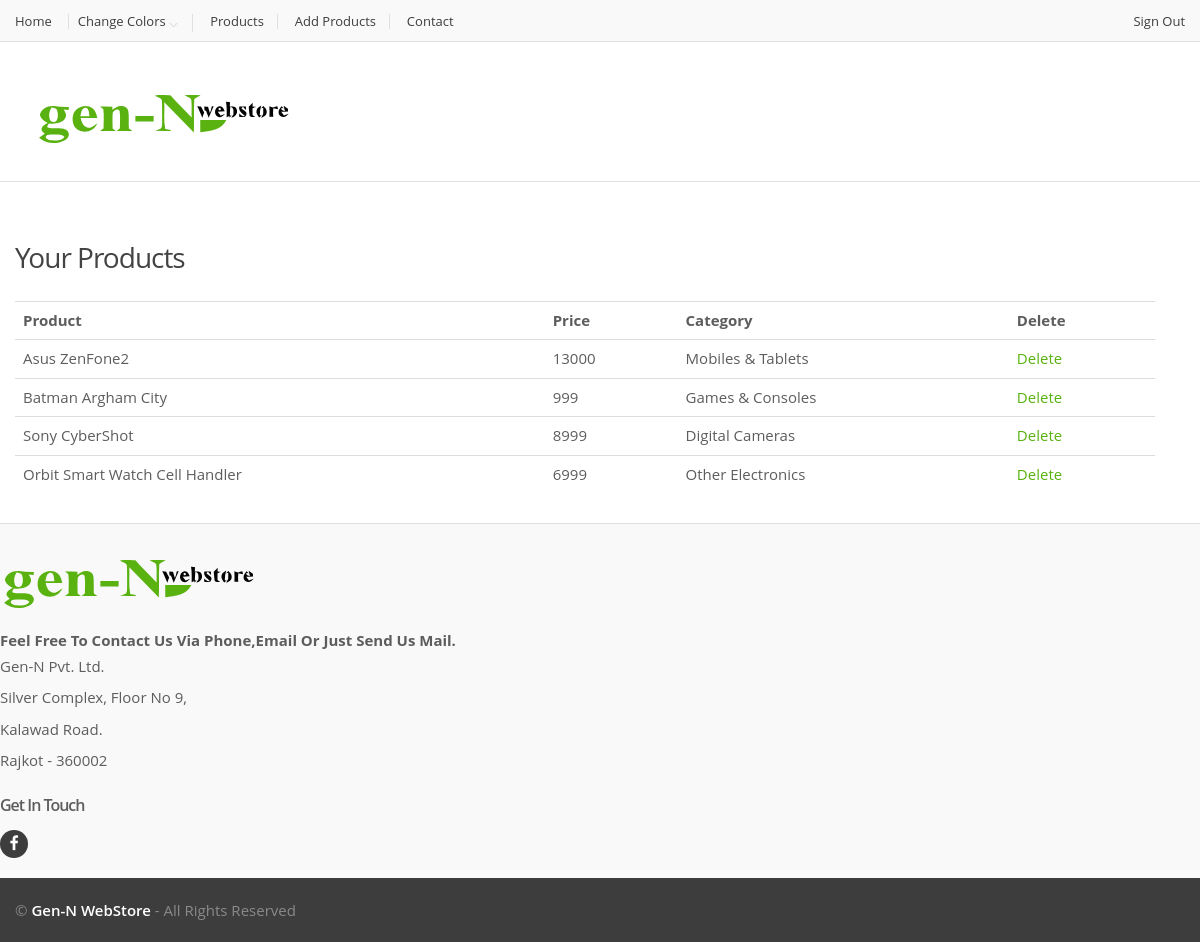
Screenshot of /companyproducts.php (signed in) with the database file from the repository.
### tables this page shows
CREATE TABLE IF NOT EXISTS `product` (
  `p_id` int(9) NOT NULL,
  `c_id` int(9) NOT NULL DEFAULT '0',
  `p_name` varchar(100) NOT NULL DEFAULT '',
  `p_price` int(9) NOT NULL DEFAULT '0',
  `p_desc` longtext NOT NULL,
  `p_image1` varchar(200) NOT NULL DEFAULT '',
  `p_image2` varchar(200) NOT NULL DEFAULT '',
  `p_image3` varchar(200) NOT NULL DEFAULT '',
  `cat_id` int(2) NOT NULL DEFAULT '0'
);

CREATE TABLE IF NOT EXISTS `category` (
  `cat_id` int(2) NOT NULL,
  `cat_name` varchar(30) NOT NULL DEFAULT ''
);

### companyproducts.php (the view, shortened to what this page needs)
<?php
	$comid=$_SESSION['cid'];
	$rs=mysql_query("select * from product where c_id=$comid");
?>
<!DOCTYPE html>
<html lang="en">
<body>
<?php
		include_once("include/companyh.php");
?>
	<div class="wrapper">
		<div id="top-banner-and-menu">
	<div class="container">
		 <div class="tab-content">
            <div id="grid-view" class="products-grid fade tab-pane in active">
		<section class="section sign-in inner-right-xs">
		<h2 class="bordered">Your Products</h2>
			<div class="tab-pane" id="additional-info">
                 <?php
						if(mysql_num_rows($rs)>0)
							{
								echo "<table border=0 class=table><tr><th>Product</th><th>Price</th><th>Category</th><th>Delete</th></tr>";
								while($v=mysql_fetch_array($rs))
								{
									$ct=$v['cat_id'];
									$rsct=mysql_query("select * from category where cat_id=$ct");
									$vct=mysql_fetch_array($rsct);
									echo "<tr><td>".$v['p_name']."</td><td>".$v['p_price']."</td><td>".$vct['cat_name']."</td><td><a href=companyproducts.php?delid=".$v['p_id'].">Delete</a></td></tr>";
								}
							echo"</table>";
							}
							else
							{
								echo "<div class=product-grid-holder><div class=row no-margin><h2 class=section-title align=center>No Products Available</h2>";
							}
					?>
			</div>
			</div>
	</div>
</div>
</div>
</div>
<?php include_once("include/footer.php") ?>
</body>
</html>

### assets/css/green.css (style rules this page uses)
a, a:hover, a:focus, a:active { color: #59b210; }
h2 { color: #59b210; }

### assets/css/blue.css (style rules this page uses)
a, a:hover, a:focus, a:active { color: #3498db; }
h2 { color: #3498db; }

### assets/css/red.css (style rules this page uses)
a, a:hover, a:focus, a:active { color: #e74c3c; }
h2 { color: #e74c3c; }

### assets/css/orange.css (style rules this page uses)
a, a:hover, a:focus, a:active { color: #f27a24; }
h2 { color: #f27a24; }

### assets/css/navy.css (style rules this page uses)
a, a:hover, a:focus, a:active { color: #34495e; }
h2 { color: #34495e; }

### assets/css/dark-green.css (style rules this page uses)
a, a:hover, a:focus, a:active { color: #21b68e; }
h2 { color: #21b68e; }

### rows the page displays
product: p_name "Asus ZenFone2", p_price "13000", cat.cat_name "Mobiles & Tablets"
product: p_name "Batman Argham City", p_price "999", cat.cat_name "Games & Consoles"
product: p_name "Sony CyberShot", p_price "8999", cat.cat_name "Digital Cameras"
product: p_name "Orbit Smart Watch Cell Handler", p_price "6999", cat.cat_name "Other Electronics"
